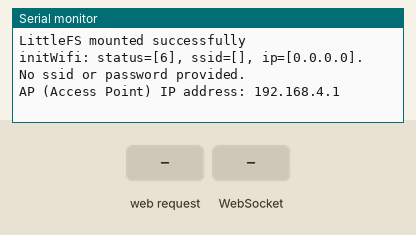
Recording of a program running on a simulated ESP32. On the bench: the last lines printed to the serial monitor. Inputs (shaded band) come from the test bench. WiFi joins after 1.5 s; servers stay silent unless stated; a WiFi scan finds three made-up networks; storage starts empty; random numbers use the default seed unless the program sets one; EEPROM starts erased.

Above: at 3.2 s.
3.3 s: HTTP request GET /api/wifi/networks received
At 4.3 s:
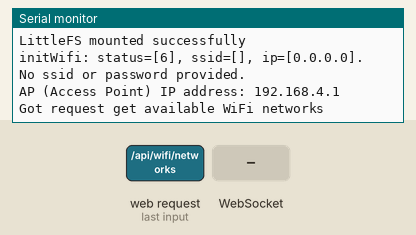
4.8 s: WebSocket text "1" received
At 5.5 s:
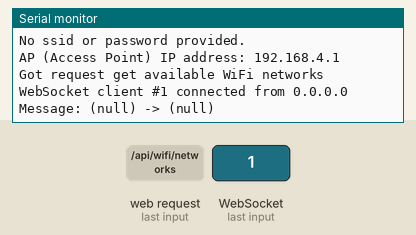

Measured:
- after the input at 3.3 s, the serial monitor: prints a new line at once (image 1)
- after the input at 4.8 s, the serial monitor: prints a new line at once (image 2)

The program:

main.cpp
```cpp
#include <Arduino.h>
#include <LittleFS.h>
#include "server/server_setup.h"
#include "wifi/wifi_setup.h"
#include "server/websocket.h"

// File system

void initFS();

void setup() {
  Serial.begin(115200);
  initFS();
  wifiSetup();
  setupServer();
}

static long nextTimer;
static long startTime = millis();
void loop() {
  wsCleanup();

  if (millis() > nextTimer) {
    float rTemp = random(920, 1000) / 10.f;
    float rFlow = random(30, 40) / 10.f;
    float rPress = random(50, 120) / 10.f;
    float rWeight = random(0, 300) / 10.f;
    wsSendSensorStatesToClients(millis() - startTime, rTemp, rPress, rFlow, rWeight);
    nextTimer = millis() + 200;
  }
}

// Initialize SPIFFS
void initFS() {
  if (!LittleFS.begin(true)) {
    Serial.println("An error has occurred while mounting LittleFS");
  }
  Serial.println("LittleFS mounted successfully");
}
```

server_setup.cpp
```cpp
#include "server_setup.h"
#include "wifi_api.h"
#include "websocket.h"

AsyncWebServer server(80);

void setupStaticFiles(AsyncWebServer& server) {
  server.on("/", HTTP_GET, [](AsyncWebServerRequest* request) { request->send(LittleFS, "/index.html", "text/html"); });
  server.serveStatic("/", LittleFS, "/");
}

void setupServer() {
  setupWifiApi(server);
  setupStaticFiles(server);
  setupWebSocket(server);

  server.begin();
}
```

server_setup.h
```cpp
#ifndef SERVER_SETUP_H
#define SERVER_SETUP_H

#include <LittleFS.h>
#include "ESPAsyncWebServer.h"
#include "AsyncTCP.h"

void setupServer();

extern AsyncWebServer server;

#endif
```

websocket.cpp
```cpp
#include "websocket.h"

AsyncWebSocket ws("/ws");

void handleWebSocketMessage(void *arg, uint8_t *data, size_t len);
void onEvent(
  AsyncWebSocket       *server,
  AsyncWebSocketClient *client,
  AwsEventType          type,
  void                 *arg,
  uint8_t              *data,
  size_t                len
);

void setupWebSocket(AsyncWebServer& server) {
  ws.onEvent(onEvent);
  server.addHandler(&ws);
}

void wsCleanup() {
  ws.cleanupClients();
}

void onEvent(
  AsyncWebSocket       *server,
  AsyncWebSocketClient *client,
  AwsEventType          type,
  void                 *arg,
  uint8_t              *data,
  size_t                len
) {
  switch (type) {
    case WS_EVT_CONNECT:
      Serial.printf("WebSocket client #%u connected from %s\n", client->id(), client->remoteIP().toString().c_str());
      break;
    case WS_EVT_DISCONNECT:
      Serial.printf("WebSocket client #%u disconnected\n", client->id());
      break;
    case WS_EVT_DATA:
      handleWebSocketMessage(arg, data, len);
      break;
    case WS_EVT_PONG:
    case WS_EVT_ERROR:
      break;
  }
}

void handleWebSocketMessage(void *arg, uint8_t *data, size_t len) {
  AwsFrameInfo *info = (AwsFrameInfo*)arg;
  if (info->final && info->index == 0 && info->len == len && info->opcode == WS_TEXT) {

    const uint8_t size = JSON_OBJECT_SIZE(1);
    StaticJsonDocument<size> json;
    DeserializationError err = deserializeJson(json, data);
    if (err) {
      Serial.print(F("deserializeJson() failed with code "));
      Serial.println(err.c_str());
      return;
    }

    const char *action = json["action"];
    const char *actionData = json["data"];
    Serial.printf("Message: %s -> %s\n", action, actionData);
  }
}

//-------------------------------------------------------------//
//--------------------------OUTGOING---------------------------//
//-------------------------------------------------------------//
void wsSendSensorStatesToClients(
  long timeInShot,
  float temp,
  float pressure,
  float flow,
  float weight
) {
    DynamicJsonDocument doc(200); // fixed size
    JsonObject          root = doc.to<JsonObject>();

    root["action"] = "sensor_data_update";

    JsonObject data = root.createNestedObject("data");
    data["timeInShot"] = timeInShot;
    data["temp"] = temp;
    data["pressure"] = pressure;
    data["flow"] = flow;
    data["weight"] = weight;

    char   buffer[200]; // create temp buffer
    size_t len = serializeJson(root, buffer);  // serialize to buffer
    ws.textAll(buffer, len); // send buffer to web socket
}
```

websocket.h
```cpp
#ifndef WEBSOCKET_API_H
#define WEBSOCKET_API_H

#include "ESPAsyncWebServer.h"
#include "AsyncTCP.h"
#include <ArduinoJson.h>

void setupWebSocket(AsyncWebServer& server);
void wsCleanup();
void wsSendSensorStatesToClients(
  long timeInShot,
  float temp,
  float pressure,
  float flow,
  float weight
);

#endif
```

wifi_api.h
```cpp
#ifndef WIFI_API_H
#define WIFI_API_H

#include "ESPAsyncWebServer.h"
#include "AsyncTCP.h"
#include <ArduinoJson.h>
#include "../wifi/wifi_setup.h"

void handlePostSelectedNetwork(AsyncWebServerRequest* request);
void handleGetNetworks(AsyncWebServerRequest* request);
void handleDeleteSelectedNetwork(AsyncWebServerRequest* request);
void handleGetWifiStatus(AsyncWebServerRequest* request);

void setupWifiApi(AsyncWebServer& server) {
  server.on("/api/wifi/status", HTTP_GET, handleGetWifiStatus);
  server.on("/api/wifi/networks", HTTP_GET, handleGetNetworks);
  server.on("/api/wifi/selected-network", HTTP_PUT, handlePostSelectedNetwork);
  server.on("/api/wifi/selected-network", HTTP_DELETE, handleDeleteSelectedNetwork);
}

void handlePostSelectedNetwork(AsyncWebServerRequest* request) {
  Serial.println("Got request to connect to WiFi");
  int params = request->params();
  String ssid;
  String pass;

  for (int i = 0;i < params;i++) {
    AsyncWebParameter* p = request->getParam(i);
    if (p->isPost()) {
      // HTTP POST ssid value
      if (p->name() == PARAM_INPUT_SSID) {
        ssid = p->value();
        Serial.printf("SSID set to: %s\n", ssid);
      }
      // HTTP POST pass value
      if (p->name() == PARAM_INPUT_PASS) {
        pass = p->value();
        Serial.printf("Password set to: %s\n", "*************");
      }
    }
  }

  AsyncResponseStream* response = request->beginResponseStream("application/json");
  DynamicJsonDocument json(256);
  if (wifiConnect(ssid, pass, 9000)) {
    json["result"] = "ok";
    json["message"] = "Done. Connected to WiFi.";
    response->setCode(200);
  } else {
    json["result"] = "failed";
    json["message"] = "Failed to connect to WiFi.";
    response->setCode(422);
  }
  serializeJson(json, *response);
  request->send(response);
}

void handleGetNetworks(AsyncWebServerRequest* request) {
  Serial.println("Got request get available WiFi networks");
  AsyncResponseStream* response = request->beginResponseStream("application/json");
  DynamicJsonDocument json(2048);
  JsonArray networksJson = json.to<JsonArray>();

  for (int i = 0; i < wifiNetworkCount(); i++) {
    JsonObject network = networksJson.createNestedObject();
    network["ssid"] = WiFi.SSID(i);
    network["rssi"] = WiFi.RSSI(i);
    network["secured"] = WiFi.encryptionType(i) == WIFI_AUTH_OPEN ? false : true;
  }

  serializeJson(networksJson, *response);
  request->send(response);
}

void handleDeleteSelectedNetwork(AsyncWebServerRequest* request) {
  Serial.println("Got request to disconnect connect from WiFi");
  AsyncWebServerResponse* response = request->beginResponse(204);
  request->send(response);
  wifiDisconnect();
}

void handleGetWifiStatus(AsyncWebServerRequest* request) {
  AsyncResponseStream* response = request->beginResponseStream("application/json");
  DynamicJsonDocument json(256);
  if (WiFi.isConnected()) {
    json["status"] = "connected";
    json["ssid"] = WiFi.SSID();
    json["ip"] = WiFi.localIP().toString();
  } else {
    json["status"] = "disconnected";
    json["ssid"] = "";
    json["ip"] = "";
  }
  serializeJson(json, *response);
  request->send(response);
}


#endif
```

wifi_setup.cpp
```cpp
#include "wifi_setup.h"
#include "esp_task_wdt.h"

const char* PARAM_INPUT_SSID = "ssid";
const char* PARAM_INPUT_PASS = "pass";
WiFiParams_t wifiParams;

void setupWiFiAccessPoint();

WiFiParams_t& getWifiParams() {
  return wifiParams;
}

void wifiInit();

void wifiSetup() {
  WiFi.mode(WIFI_AP_STA);
  wifiParams.preferences.begin("gagguino_wifi");
  wifiInit();
  setupWiFiAccessPoint();
}

// Initialize WiFi
void wifiInit() {
  if (wifiParams.ssid == "" && wifiParams.pass == "") {
    wifiParams.ssid = wifiParams.preferences.getString(PARAM_INPUT_SSID);
    wifiParams.pass = wifiParams.preferences.getString(PARAM_INPUT_PASS);
  }

  Serial.printf("initWifi: status=[%d], ssid=[%s], ip=[%s].\n", WiFi.status(), WiFi.SSID().c_str(), WiFi.localIP().toString().c_str());

  if (wifiParams.ssid == "" && wifiParams.pass == "") {
    Serial.println("No ssid or password provided.");
    return;
  }

  wifiConnect(wifiParams.ssid, wifiParams.pass);
}

bool wifiConnect(String ssid, String pass, const unsigned long timeout) {
  unsigned long wifiStartTimer = millis();

  WiFi.begin(ssid.c_str(), pass.c_str());
  Serial.printf("Connecting to WiFi [%s]\n", ssid.c_str());

  while (WiFi.status() != WL_CONNECTED) {
    Serial.print(".");
    if (WiFi.status() == WL_CONNECT_FAILED) {
      Serial.println("\nFailed to connect. Check password.");
      return false;
    }
    if (millis() - wifiStartTimer >= timeout) {
      Serial.printf("\nFailed to connect after %ld seconds.\n", timeout / 1000);
      return false;
    }
    esp_task_wdt_reset();
    delay(200);
  }

  Serial.printf("\nConnected to WiFi [%s] with IP:[%s]\n", WiFi.SSID().c_str(), WiFi.localIP().toString().c_str());

  wifiParams.ssid = ssid;
  wifiParams.pass = pass;
  wifiParams.preferences.putString(PARAM_INPUT_SSID, ssid);
  wifiParams.preferences.putString(PARAM_INPUT_PASS, pass);

  wifiParams.attemptReconnect = false;
  return true;
}

void wifiScanNetworks() {
  wifiParams.wifiNetworkCount = WiFi.scanNetworks();
  if (wifiParams.wifiNetworkCount != WIFI_SCAN_FAILED) {
    wifiParams.refreshWiFiNetworks = false;
  }
}

int wifiNetworkCount() {
  return wifiParams.wifiNetworkCount;
}

void setupWiFiAccessPoint() {
  // Connect to Wi-Fi network with SSID and password
  WiFi.softAP("Gagguino AP", NULL);
  Serial.printf("AP (Access Point) IP address: %s\n", WiFi.softAPIP().toString().c_str());
  wifiScanNetworks();
}

void wifiDisconnect() {
  if (WiFi.isConnected()) {
    WiFi.disconnect();
    wifiParams.ssid = "";
    wifiParams.pass = "";
    wifiParams.attemptReconnect = true;
    wifiParams.preferences.clear();
    Serial.println("Disconnected from WiFi and cleared saved WiFi.");
  }
}
```

wifi_setup.h
```cpp
#ifndef WIFI_SETUP_H
#define WIFI_SETUP_H
#include <WiFi.h>
#include <Preferences.h>
#include <Arduino.h>

// WiFi definitions
struct WiFiParams_t {
  int wifiNetworkCount = 0;
  bool refreshWiFiNetworks = false;
  bool attemptReconnect = false;

  String ssid;
  String pass;
  Preferences preferences;
};

void wifiSetup();
bool wifiConnect(String ssid, String pass, const unsigned long timeout = 10000);
void wifiDisconnect();
void wiFiApSetup();
int  wifiNetworkCount();

extern const char* PARAM_INPUT_SSID;
extern const char* PARAM_INPUT_PASS;
#endif
```
